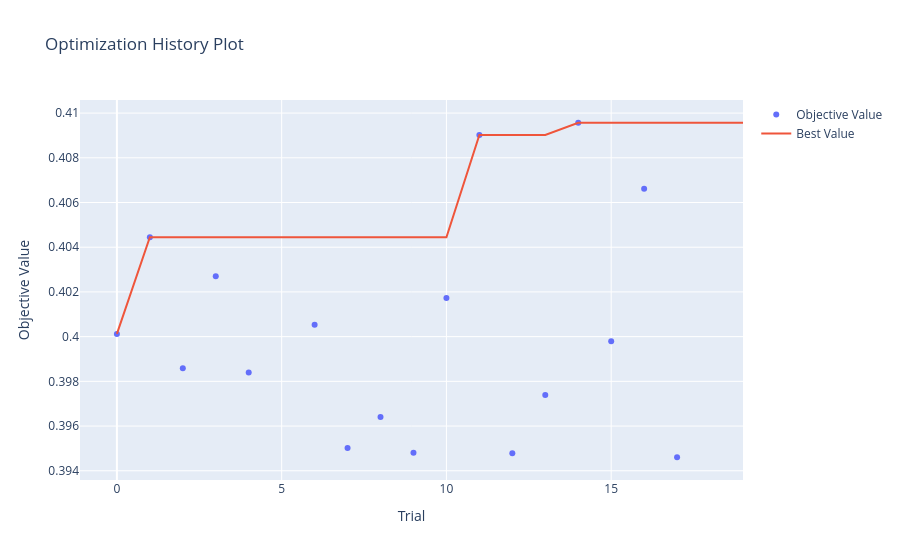

Here is the notebook cell this chart was saved with:
### Markdown cell above
![Optuna History Plot](../images/notebooks/optuna_plot_optimization_history.png)

### Code cell
plot_optimization_history(study_refined)

### Figure 1 — Plotly figure (JSON) as saved in the notebook; plotly's stock layout.template omitted (floating-point values rounded to 4 significant figures)
{"data": [{"mode": "markers", "name": "Objective Value", "type": "scatter", "x": [0, 1, 2, 3, 4, 6, 7, 8, 9, 10, 11, 12, 13, 14, 15, 16, 17], "y": [0.4001, 0.4044, 0.3986, 0.4027, 0.3984, 0.4005, 0.395, 0.3964, 0.3948, 0.4017, 0.409, 0.3948, 0.3974, 0.4096, 0.3998, 0.4066, 0.3946]}, {"mode": "lines", "name": "Best Value", "type": "scatter", "x": [0, 1, 2, 3, 4, 5, 6, 7, 8, 9, 10, 11, 12, 13, 14, 15, 16, 17, 18, 19], "y": [0.4001, 0.4044, 0.4044, 0.4044, 0.4044, 0.4044, 0.4044, 0.4044, 0.4044, 0.4044, 0.4044, 0.409, 0.409, 0.409, 0.4096, 0.4096, 0.4096, 0.4096, 0.4096, 0.4096]}, {"marker": {"color": "#cccccc"}, "mode": "markers", "name": "Infeasible Trial", "showlegend": false, "type": "scatter", "x": [], "y": []}], "layout": {"title": {"text": "Optimization History Plot"}, "xaxis": {"title": {"text": "Trial"}}, "yaxis": {"title": {"text": "Objective Value"}}}}
